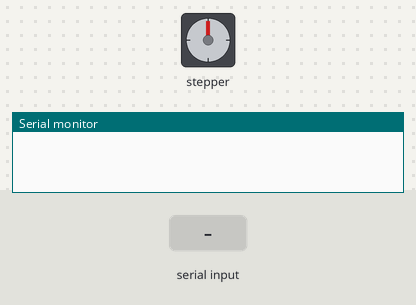
Bench run of a sketch on a simulated Arduino Uno, built with avr-gcc and run on an emulated ATmega328P. On the bench: stepper motor, the last lines printed to the serial monitor. Wiring (inferred from the names in the program): stepper motor driver (200 steps per turn assumed): step pin 3; direction pin 6; enable pin 8. Inputs (shaded band) come from the test bench.

Above: at 0.0 s.
At 1.25 s:
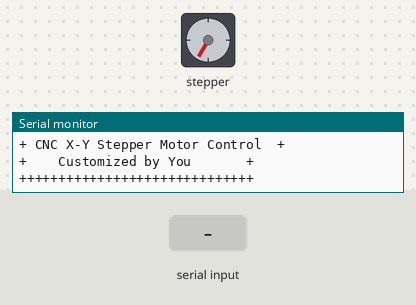
1.3 s: "p" received over Serial
At 2.7 s:
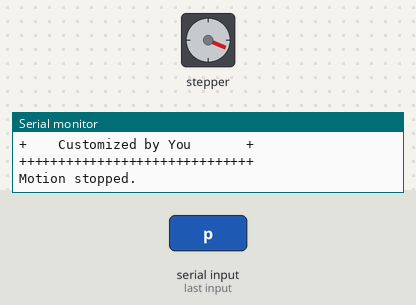
Timing chart, 0 to 4.3 s (numbered marks = the images above; inputs shaded):
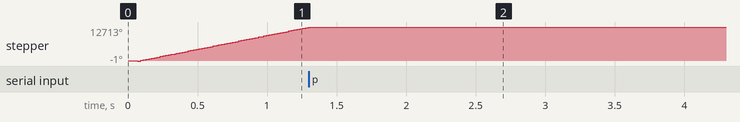

The sketch:

yunsuwangfan.ino
```cpp
#include <Arduino.h>

// 定义引脚
const int EN = 8;
const int stepPinY = 3;
const int dirPinY = 6;

// 初始状态
bool yDirState = HIGH;

// 步进脉冲间隔时间（微秒），数值越小速度越快
unsigned long stepInterval = 150;

// 移动时间（毫秒）
int moveDuration = 3000;

// 停止标志
bool stopFlag = false;

// 上次步进时间
unsigned long lastStepTime = 0;

void setup() {
  // 设置引脚为输出模式
  pinMode(EN, OUTPUT);
  pinMode(stepPinY, OUTPUT);
  pinMode(dirPinY, OUTPUT);

  // 使能引脚初始状态
  digitalWrite(EN, LOW); // 使能步进电机

  // 初始化串口通信
  Serial.begin(9600);
  Serial.println("++++++++++++++++++++++++++++++");
  Serial.println("+ CNC X-Y Stepper Motor Control  +");
  Serial.println("+    Customized by You       +");
  Serial.println("++++++++++++++++++++++++++++++");
}

void loop() {
  if (!stopFlag) {
    unsigned long currentTime = micros();

    // 控制步进脉冲
    if (currentTime - lastStepTime >= stepInterval) {
      digitalWrite(stepPinY, HIGH);
      delayMicroseconds(10); // 脉冲宽度
      digitalWrite(stepPinY, LOW);
      lastStepTime = currentTime;
    }

    static unsigned long startTime = millis();
    if (millis() - startTime >= moveDuration) {
      // 切换方向
      yDirState =!yDirState;
      startTime = millis();
    }

    // 设置方向
    digitalWrite(dirPinY, yDirState);
  }

  if (Serial.available()) {  // 检查串口缓存是否有数据等待传输
    char cmd = Serial.read();  // 获取指令

    if (cmd == 'p') { // 停止命令
      stopFlag = true;
      Serial.println("Motion stopped.");
      // 停止步进电机脉冲输出
      digitalWrite(stepPinY, LOW);
      // 进入无限循环，停止程序运行
      while (1);
    }
  }
}
```
